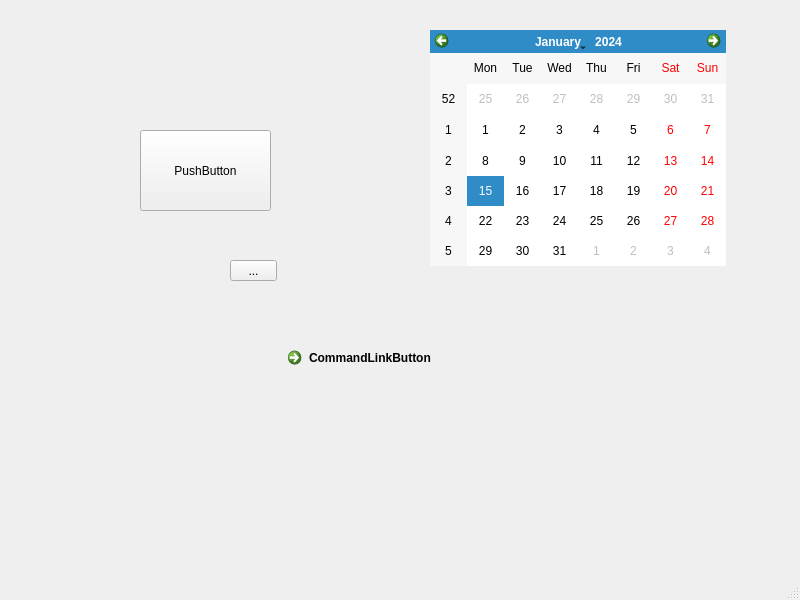
<?xml version="1.0" encoding="UTF-8"?>
<ui version="4.0">
 <class>MainWindow</class>
 <widget class="QMainWindow" name="MainWindow">
  <property name="geometry">
   <rect>
    <x>0</x>
    <y>0</y>
    <width>800</width>
    <height>600</height>
   </rect>
  </property>
  <property name="windowTitle">
   <string>MainWindow</string>
  </property>
  <widget class="QWidget" name="centralwidget">
   <widget class="QPushButton" name="pushButton">
    <property name="geometry">
     <rect>
      <x>140</x>
      <y>130</y>
      <width>131</width>
      <height>81</height>
     </rect>
    </property>
    <property name="text">
     <string>PushButton</string>
    </property>
   </widget>
   <widget class="QToolButton" name="toolButton">
    <property name="geometry">
     <rect>
      <x>230</x>
      <y>260</y>
      <width>47</width>
      <height>21</height>
     </rect>
    </property>
    <property name="text">
     <string>...</string>
    </property>
   </widget>
   <widget class="QCommandLinkButton" name="commandLinkButton">
    <property name="geometry">
     <rect>
      <x>280</x>
      <y>340</y>
      <width>222</width>
      <height>48</height>
     </rect>
    </property>
    <property name="text">
     <string>CommandLinkButton</string>
    </property>
   </widget>
   <widget class="QCalendarWidget" name="calendarWidget">
    <property name="geometry">
     <rect>
      <x>430</x>
      <y>30</y>
      <width>296</width>
      <height>236</height>
     </rect>
    </property>
   </widget>
  </widget>
  <widget class="QMenuBar" name="menubar">
   <property name="geometry">
    <rect>
     <x>0</x>
     <y>0</y>
     <width>800</width>
     <height>26</height>
    </rect>
   </property>
  </widget>
  <widget class="QStatusBar" name="statusbar"/>
 </widget>
 <resources/>
 <connections/>
</ui>
